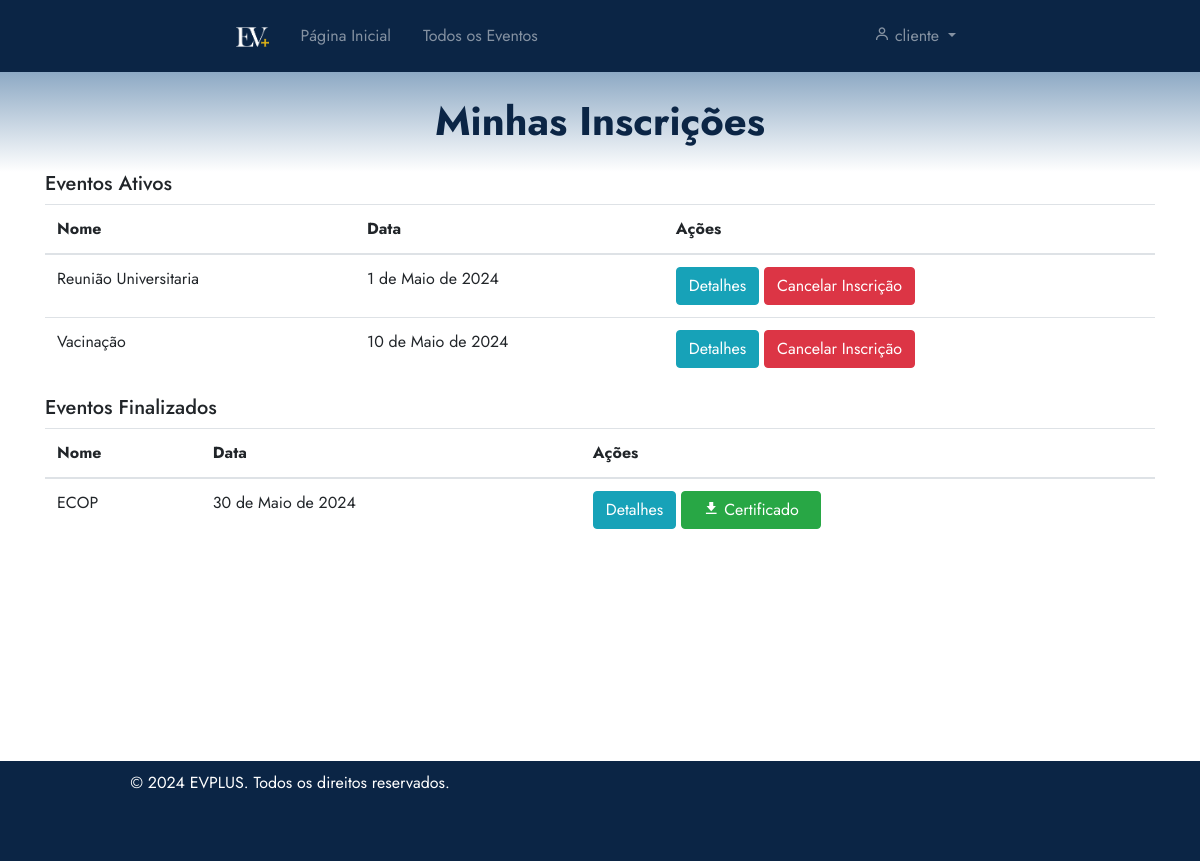
Page /eventos/minhasinscricoes/ (signed in) on the committed database.
### eventos/models.py (models this page shows, shortened)
class Evento(models.Model):
    user = models.ForeignKey(User, on_delete=models.CASCADE)
    clients = models.ManyToManyField(User, through='Inscricao', related_name='eventos')
    name = models.CharField(max_length=100)
    description = models.TextField()
    local = models.CharField(max_length=100)
    date = models.DateField()
    time = models.TimeField()
    category = models.CharField(max_length=100)
    banner = models.ImageField(null=True, blank=True, upload_to='banners/')
    limite_inscricoes = models.PositiveIntegerField(null=True, blank=True, verbose_name="Limite de Inscrições")
    finalizado = models.BooleanField(default=False)
    certificados = models.ManyToManyField(User, through='Certificado', related_name='eventos_certificados')
    avaliacoes = models.ManyToManyField(User, through='Avaliacao', related_name='eventos_avaliados')

### eventos/views.py (the view)
# urls.py: path('minhasinscricoes/', views.listarEventosInscritos, name='minhasinscricoes'),
@login_required
def listarEventosInscritos(request):
    eventos = Evento.objects.filter(clients=request.user, finalizado=False)
    finalizarEvento = Evento.objects.filter(clients=request.user, finalizado=True)
    eventos_e_certificados = {}
    for evento in finalizarEvento:
        certificados = Certificado.objects.filter(evento=evento, participante=request.user)
        eventos_e_certificados[evento] = certificados
    return render(request, 'minhasInscricoes.html', {'eventos': eventos, 'finalizarEvento': finalizarEvento, 'eventos_e_certificados': eventos_e_certificados})

### eventos/templates/minhasInscricoes.html (shortened to what this page needs)
{% extends 'base.html' %}
{% load static %}
{% block 'head' %}
    <link rel="stylesheet" href="{% static 'eventos/css/meuseventos.css' %}">
    <link rel="stylesheet" href="https://maxcdn.bootstrapcdn.com/bootstrap/4.5.2/css/bootstrap.min.css">
{% endblock %}
{% block 'dashboard' %}
    <div class="container">
        <div class="row">
            <div class="col-md-12">
                <h5>Eventos Ativos</h5>
                <table class="table">
                    <thead>
                        <tr>
                            <th>Nome</th>
                            <th>Data</th>
                            <th>Ações</th>
                        </tr>
                    </thead>
                    <tbody>
                        {% for evento in eventos %}
                            <tr>
                                <td>{{ evento.name }}</td>
                                <td>{{ evento.date }}</td>
                                <td>
                                    <a href="{% url 'eventos:detalhes_evento' evento.id %}" class="btn btn-info">Detalhes</a>
                                    {% if perms.eventos.view_evento %}
                                        {% if request.user not in evento.clients.all %}
                                            <a href="{% url 'eventos:inscricao_evento' evento.id %}" class="btn btn-success">Inscrever-se</a>
                                        {% else %}
                                            <a href="#" onclick="confirmarCancelar('{{ evento.id }}')" class="btn btn-danger">Cancelar Inscrição</a>
                                        {% endif %}
                                    {% endif %}
                                </td>
                            </tr>
                        {% endfor %}
                    </tbody>
                </table>
                <h5>Eventos Finalizados</h5>
                <table class="table" style="margin-bottom: 200px;">
                    <thead>
                        <tr>
                            <th>Nome</th>
                            <th>Data</th>
                            <th>Ações</th>
                        </tr>
                    </thead>
                    <tbody>
                        {% for evento, certificados in eventos_e_certificados.items %}
                        <tr>
                            <td>{{ evento.name }}</td>
                            <td>{{ evento.date }}</td>
                            <td>
                                <a href="{% url 'eventos:detalhes_evento' evento.id %}" class="btn btn-info">Detalhes</a>
                                {% if certificados %}
                                <a href="{% url 'eventos:download_certificado' evento.id %}" class="btn btn-success">
                                    <i class="bx bxs-download"></i> Certificado
                                </a>
                                {% endif %}
                            </td>
                        </tr>
                    {% endfor %}
                    </tbody>
                </table>
            </div>
        </div>
    </div>
{% endblock %}

### templates/base.html (shortened to what this page needs)
{% load static %}
<!doctype html>
<html lang="pt-BR">
<head>
  <link rel="stylesheet" href="https://cdn.jsdelivr.net/npm/bootstrap@4.6.1/dist/css/bootstrap.min.css">
  <link rel="stylesheet" href="{% static 'general/css/base.css' %}">
  <link rel="stylesheet" href="{% static 'general/css/general.css' %}">
  <link href='https://unpkg.com/boxicons@2.0.7/css/boxicons.min.css' rel='stylesheet'>
  {% block 'head' %}{% endblock %}
</head>
<body>
  <nav class="navbar navbar-expand-lg navbar-dark p-3">
    <div class="container-fluid">
      <a class="navbar-brand" href="{% url 'home' %}" style="margin-left: 205px;">
        <img src="{% static 'images/LOGO.png' %}" alt="Logo" class="logo">
      </a>
      <div class="collapse navbar-collapse" id="navbarSupportedContent">
        <ul class="navbar-nav mr-auto">
          <li class="nav-item">
            <a class="nav-link mx-2" href="{% url 'home' %}">Página Inicial</a>
          </li>
          <li class="nav-item">
            <a class="nav-link mx-2" href="{% url 'eventos:todos_eventos' %}">Todos os Eventos</a>
          </li>
        </ul>
        <ul class="navbar-nav ml-auto" style="margin-right: 205px;">
          <li class="nav-item dropdown">
            <a class="nav-link dropdown-toggle" href="#" id="navbarDropdown" role="button" data-toggle="dropdown" aria-haspopup="true" aria-expanded="false">
              <i class='bx bx-user'></i>
              {% if user.is_authenticated %}
                {{ user.username }}
              {% else %}
                <span class="logged-out-indicator">Entre na sua conta!</span>
              {% endif %}
            </a>
          </li>
        </ul>
      </div>
    </div>
  </nav>
  <section class="home-section">
    <div class="page-topo" id="page-topo">
      <h1 class="main-title" id="page-topo-title"></h1>
    </div>
    {% block 'dashboard' %}
    {% endblock %}
  </section>
  <footer class="footer">
    <div class="container">
        <div class="row">
            <div class="col-md-6">
                <p style="margin-right: 50px;">&copy; 2024 EVPLUS. Todos os direitos reservados.</p>
            </div>
        </div>
    </div>
  </footer>
</body>
</html>

### templates/static/general/css/base.css (style rules this page uses)
* { margin: 0; padding: 0; box-sizing: border-box; font-family: "Jost" , sans-serif; }
.main-title { position: relative; color: var(--dark-color); font-size: 40px; top: 25px; font-weight: bold; text-align: center; z-index: 3; }
.page-topo { position: relative; margin-left: 0px; width: 100%; height: 100px; background-image: linear-gradient(to bottom, var(--main-color), white); z-index: 2; }
.logo { max-height: 20px; transition: max-height 0.5s ease; }
.footer { position: relative; bottom: 0; width: 100%; height: 100px; background-color: var(--dark-color); color: white; text-align: center; padding-top: 10px; margin-top: 20px; }
.navbar { --dark-color: #0b2545; background-color: var(--dark-color); }

### templates/static/general/css/general.css (style rules this page uses)
:root { --main-color: #8da9c4; --dark-color: #0b2545; --light-color: #eef4ed; --contrast-color: #467afd; --differential-color: #134074; }

### templates/static/eventos/css/meuseventos.css (style rules this page uses)
.btn-success { padding: 6px; height: 38px; width: 140px; }
.h5, h5 { margin-top: 20px; }

### rows in the picture
Evento: name "Reunião Universitaria", date "1 de Maio de 2024"
Evento: name "Vacinação", date "10 de Maio de 2024"
Evento: name "ECOP", date "30 de Maio de 2024"

### other values in the picture
{{ user.username }} "cliente"
